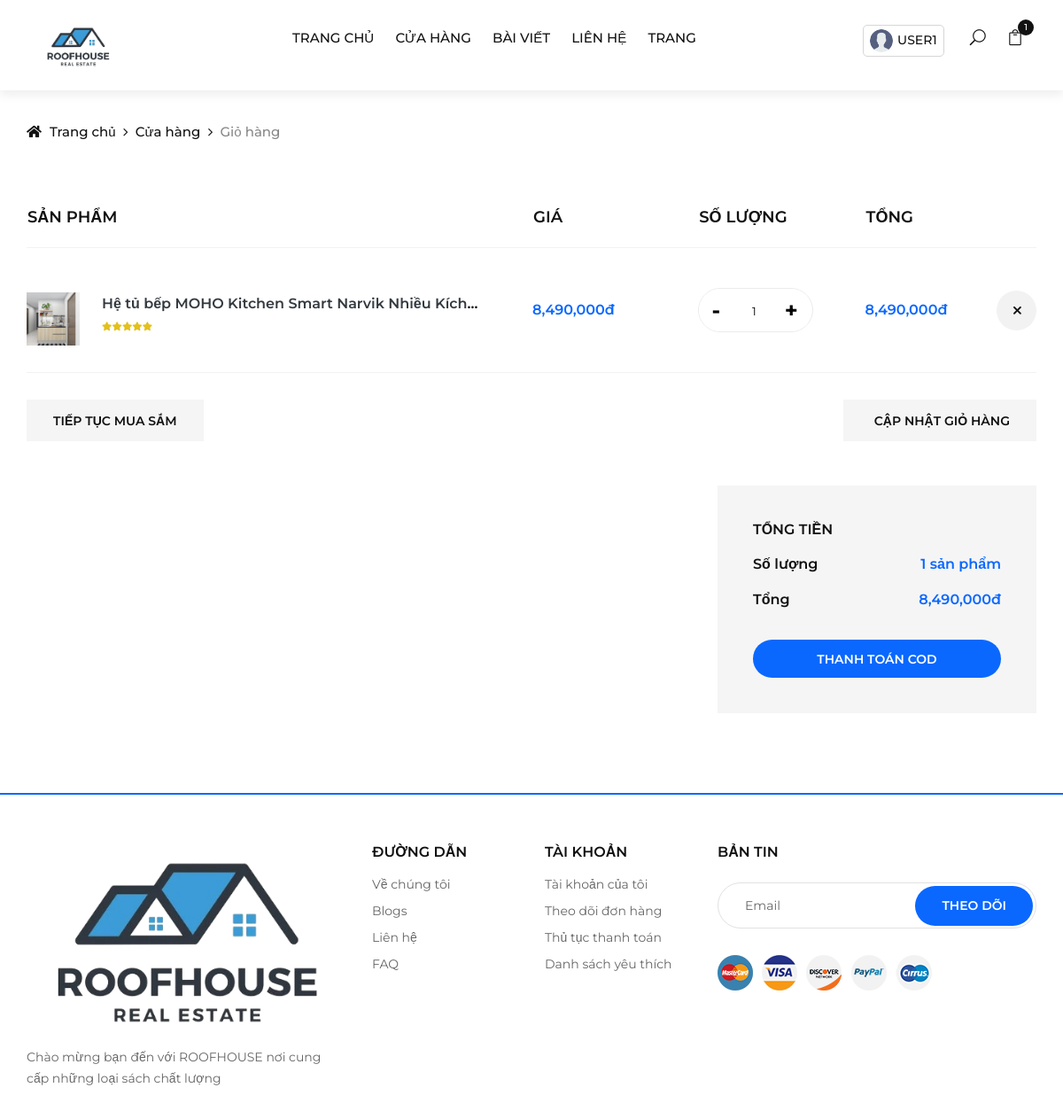
Screenshot of /index.php?url=gio-hang (signed in) with the database file from the repository.
### tables this page shows
CREATE TABLE `carts` (
  `cart_id` int(11) NOT NULL,
  `product_id` int(11) NOT NULL,
  `user_id` int(11) NOT NULL,
  `product_name` varchar(255) NOT NULL,
  `product_price` int(11) NOT NULL,
  `product_quantity` int(11) NOT NULL,
  `product_image` varchar(255) NOT NULL
);

### models/pdo_library.php (called while the page is built, shortened)
<?php
function pdo_query($sql){
    $sql_args = array_slice(func_get_args(), 1);
    try{
        $conn = pdo_get_connection();
        $stmt = $conn->prepare($sql);
        $stmt->execute($sql_args);
        $rows = $stmt->fetchAll();
        return $rows;
    }
    catch(PDOException $e){
        throw $e;
    }
    finally{
        unset($conn);
    }
}
function pdo_query_one($sql){
    $sql_args = array_slice(func_get_args(), 1);
    try{
        $conn = pdo_get_connection();
        $stmt = $conn->prepare($sql);
        $stmt->execute($sql_args);
        $row = $stmt->fetch(PDO::FETCH_ASSOC);
        return $row;
    }
    catch(PDOException $e){
        throw $e;
    }
    finally{
        unset($conn);
    }
}
?>

### models/CartModel.php (called while the page is built, shortened)
<?php
    class CartModel{
        public function select_all_carts($user_id) {
            $sql = "SELECT * FROM carts WHERE user_id = $user_id ORDER BY cart_id DESC";
            return pdo_query($sql);
        }
        public function count_cart($user_id) {
            $sql = "SELECT cart_id FROM carts WHERE user_id = $user_id";
            return pdo_query($sql);
        }
    }
?>

### models/ProductModel.php (called while the page is built, shortened)
<?php
    class ProductModel {
        public function select_cate_in_product($product_id) {
            $sql = "SELECT category_id FROM products WHERE product_id = ?";
            return pdo_query_one($sql, $product_id);
        }
    }
?>

### views/cart.php (the view, shortened to what this page needs)
<?php
    if(isset($_SESSION['user'])) {
        $user_id = $_SESSION['user']['id'];
        $list_carts = $CartModel->select_all_carts($user_id);
        $count_carts = count($CartModel->count_cart($user_id));
    }
?>
<?php if(isset($_SESSION['user'])) { ?>
<div class="breadcrumb-option">
        <div class="container">
            <div class="row">
                <div class="col-lg-12">
                    <div class="breadcrumb__links">
                        <a href="index.php"><i class="fa fa-home"></i> Trang chủ</a>
                        <a href="index.php?url=cua-hang"> Cửa hàng</a>
                        <span>Giỏ hàng</span>
                    </div>
                </div>
            </div>
        </div>
    </div>
    <?php if(count($list_carts) > 0) { ?>
    <section class="shop-cart spad">
        <div class="container">
            <form action="" method="post">
            <div class="row">
                <div class="col-lg-12">
                        <div class="shop__cart__table">
                            <table>
                                <thead>
                                    <tr>
                                        <th>SẢN PHẨM</th>
                                        <th>GIÁ</th>
                                        <th>SỐ LƯỢNG</th>
                                        <th>TỔNG</th>
                                        <th></th>
                                    </tr>
                                </thead>
                                <tbody>
                                    <?php
                                    $totalPayment = 0;
                                    foreach ($list_carts as $value) {
                                        extract($value);
                                        $totalPrice = ($product_price * $product_quantity);
                                        $totalPayment += $totalPrice;
                                        $product = $ProductModel->select_cate_in_product($product_id);
                                    ?>
                                    <tr>
                                        <td class="cart__product__item">
                                            <a href="chitietsanpham&id_sp=<?=$product_id?>&id_dm=<?=$product['category_id']?>">
                                                <img src="upload/<?=$product_image?>" alt="">
                                            </a>
                                            <div class="cart__product__item__title">
                                                <h6 class="text-truncate-1">
                                                    <a href="chitietsanpham&id_sp=<?=$product_id?>&id_dm=<?=$product['category_id']?>" class="text-dark">
                                                        <?=$product_name?>
                                                    </a>
                                                </h6>
                                                <div class="rating">
                                                    <i class="fa fa-star"></i>
                                                    <i class="fa fa-star"></i>
                                                    <i class="fa fa-star"></i>
                                                    <i class="fa fa-star"></i>
                                                    <i class="fa fa-star"></i>
                                                </div>
                                            </div>
                                        </td>
                                        <td class="cart__price"><?=number_format($product_price)?>đ</td>
                                        <td class="cart__quantity">
                                            <div class="input-group float-left">
                                                <div class="input-next-cart d-flex ">
                                                    <input type="button" value="-" class="button-minus" data-field="quantity">
                                                    <input type="number" step="1" max="" value="<?=$product_quantity?>" name="quantity[]" class="quantity-field-cart">
                                                    <input type="button" value="+" class="button-plus" data-field="quantity">
                                                </div>
                                            </div>
                                        </td>
                                        <td class="cart__total"><?=number_format($totalPrice)?>đ</td>
                                        <td class="cart__close">
                                            <a href="index.php?url=gio-hang&xoa=<?=$cart_id?>">
                                                <span class="icon_close"></span>
                                            </a>
                                        </td>
                                    </tr>
                                    <?php
                                    }
                                    ?>
                                </tbody>
                            </table>
                        </div>
                </div>
            </div>
            <div class="row">
                <div class="col-lg-6 col-md-6 col-sm-6">
                    <div class="cart__btn">
                        <a href="index.php?url=cua-hang">Tiếp tục mua sắm</a>
                    </div>
                </div>
                <div class="col-lg-6 col-md-6 col-sm-6">
                    <div class="cart__btn update__btn">
                        <button name="update_cart" type="submit"><span class=""></span>Cập nhật giỏ hàng</button>
                    </div>
                </div>
            </div>
            </form>
            <div class="row">
                <div class="col-lg-6">
                </div>
                <div class="col-lg-4 offset-lg-2">
                    <div class="cart__total__procced">
                        <h6>Tổng tiền</h6>
                        <ul>
                            <li>Số lượng <span><?=$count_carts?> sản phẩm</span></li>
                            <li>Tổng <span><?=number_format($totalPayment)?>đ</span></li>
                        </ul>
                        <a href="index.php?url=thanh-toan" class="primary-btn">THANH TOÁN COD</a>
                    </div>
                </div>
            </div>
        </div>
    </section>
    <?php } ?>
<?php }?>

### rows the page displays
carts: product_image (picture), product_name "Hệ tủ bếp MOHO Kitchen Smart Narvik Nhiều…", product_price "8,490,000", product_quantity "1", totalPrice "8,490,000"

### other values shown
$_SESSION['user']['username'] "USER1"
$count_carts "1"
$totalPayment "8,490,000"
